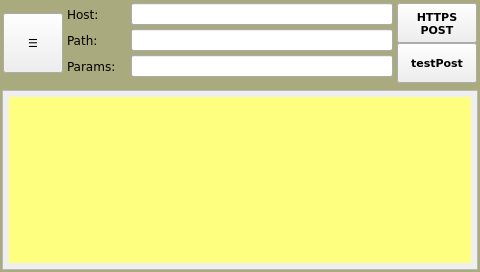
<?xml version="1.0" encoding="UTF-8"?>
<ui version="4.0">
 <class>page100</class>
 <widget class="QWidget" name="page100">
  <property name="geometry">
   <rect>
    <x>0</x>
    <y>0</y>
    <width>480</width>
    <height>272</height>
   </rect>
  </property>
  <property name="minimumSize">
   <size>
    <width>480</width>
    <height>272</height>
   </size>
  </property>
  <property name="maximumSize">
   <size>
    <width>480</width>
    <height>272</height>
   </size>
  </property>
  <property name="windowTitle">
   <string>page100</string>
  </property>
  <property name="styleSheet">
   <string notr="true">QWidget#page100
{
background-color: rgb(170, 170, 127);
}</string>
  </property>
  <layout class="QVBoxLayout" name="verticalLayout_2">
   <property name="margin">
    <number>2</number>
   </property>
   <item>
    <layout class="QHBoxLayout" name="horizontalLayout_2">
     <property name="spacing">
      <number>4</number>
     </property>
     <property name="margin">
      <number>1</number>
     </property>
     <item>
      <widget class="ATCMbutton" name="atcmButton">
       <property name="sizePolicy">
        <sizepolicy hsizetype="Fixed" vsizetype="Fixed">
         <horstretch>0</horstretch>
         <verstretch>0</verstretch>
        </sizepolicy>
       </property>
       <property name="maximumSize">
        <size>
         <width>60</width>
         <height>60</height>
        </size>
       </property>
       <property name="font">
        <font>
         <family>DejaVu Sans</family>
         <pointsize>8</pointsize>
        </font>
       </property>
       <property name="toolTip">
        <string/>
       </property>
       <property name="whatsThis">
        <string>ATCMbutton widget</string>
       </property>
       <property name="pageName">
        <string notr="true">menu</string>
       </property>
       <property name="statusvar">
        <string notr="true"/>
       </property>
       <property name="viewStatus">
        <bool>false</bool>
       </property>
       <property name="visibilityVar">
        <string notr="true"/>
       </property>
       <property name="text">
        <string>☰</string>
       </property>
       <property name="pressText">
        <string>☰</string>
       </property>
       <property name="borderWidth">
        <number>1</number>
       </property>
       <property name="borderRadius">
        <number>10</number>
       </property>
       <property name="apparence">
        <enum>QFrame::Raised</enum>
       </property>
      </widget>
     </item>
     <item>
      <layout class="QFormLayout" name="formLayout">
       <item row="0" column="0">
        <widget class="QLabel" name="label">
         <property name="minimumSize">
          <size>
           <width>60</width>
           <height>0</height>
          </size>
         </property>
         <property name="font">
          <font>
           <family>DejaVu Sans</family>
           <pointsize>9</pointsize>
          </font>
         </property>
         <property name="text">
          <string>Host:</string>
         </property>
         <property name="alignment">
          <set>Qt::AlignLeading|Qt::AlignLeft|Qt::AlignVCenter</set>
         </property>
         <property name="indent">
          <number>0</number>
         </property>
        </widget>
       </item>
       <item row="0" column="1">
        <widget class="QLineEdit" name="theHostLineEdit">
         <property name="font">
          <font>
           <family>DejaVu Sans Mono</family>
           <pointsize>8</pointsize>
          </font>
         </property>
        </widget>
       </item>
       <item row="1" column="0">
        <widget class="QLabel" name="label_2">
         <property name="minimumSize">
          <size>
           <width>60</width>
           <height>0</height>
          </size>
         </property>
         <property name="font">
          <font>
           <family>DejaVu Sans</family>
           <pointsize>9</pointsize>
          </font>
         </property>
         <property name="text">
          <string>Path:</string>
         </property>
         <property name="alignment">
          <set>Qt::AlignLeading|Qt::AlignLeft|Qt::AlignVCenter</set>
         </property>
         <property name="indent">
          <number>0</number>
         </property>
        </widget>
       </item>
       <item row="1" column="1">
        <widget class="QLineEdit" name="thePathLineEdit">
         <property name="font">
          <font>
           <family>DejaVu Sans Mono</family>
           <pointsize>8</pointsize>
          </font>
         </property>
        </widget>
       </item>
       <item row="2" column="0">
        <widget class="QLabel" name="label_3">
         <property name="minimumSize">
          <size>
           <width>60</width>
           <height>0</height>
          </size>
         </property>
         <property name="font">
          <font>
           <family>DejaVu Sans</family>
           <pointsize>9</pointsize>
          </font>
         </property>
         <property name="text">
          <string>Params:</string>
         </property>
         <property name="alignment">
          <set>Qt::AlignLeading|Qt::AlignLeft|Qt::AlignVCenter</set>
         </property>
         <property name="indent">
          <number>0</number>
         </property>
        </widget>
       </item>
       <item row="2" column="1">
        <widget class="QLineEdit" name="theParamsLineEdit">
         <property name="font">
          <font>
           <family>DejaVu Sans Mono</family>
           <pointsize>8</pointsize>
          </font>
         </property>
        </widget>
       </item>
      </layout>
     </item>
     <item>
      <layout class="QVBoxLayout" name="verticalLayout">
       <property name="spacing">
        <number>0</number>
       </property>
       <item>
        <widget class="QPushButton" name="pushButtonQProcess">
         <property name="minimumSize">
          <size>
           <width>80</width>
           <height>40</height>
          </size>
         </property>
         <property name="font">
          <font>
           <family>DejaVu Sans</family>
           <pointsize>8</pointsize>
           <weight>75</weight>
           <bold>true</bold>
          </font>
         </property>
         <property name="text">
          <string>HTTPS
POST</string>
         </property>
         <property name="flat">
          <bool>false</bool>
         </property>
        </widget>
       </item>
       <item>
        <widget class="QPushButton" name="pushButtonShell">
         <property name="minimumSize">
          <size>
           <width>80</width>
           <height>40</height>
          </size>
         </property>
         <property name="font">
          <font>
           <family>DejaVu Sans</family>
           <pointsize>8</pointsize>
           <weight>75</weight>
           <bold>true</bold>
          </font>
         </property>
         <property name="text">
          <string>testPost</string>
         </property>
         <property name="flat">
          <bool>false</bool>
         </property>
        </widget>
       </item>
      </layout>
     </item>
    </layout>
   </item>
   <item>
    <widget class="QScrollArea" name="scrollArea">
     <property name="sizePolicy">
      <sizepolicy hsizetype="MinimumExpanding" vsizetype="MinimumExpanding">
       <horstretch>0</horstretch>
       <verstretch>0</verstretch>
      </sizepolicy>
     </property>
     <property name="widgetResizable">
      <bool>true</bool>
     </property>
     <widget class="QWidget" name="scrollAreaWidgetContents">
      <property name="geometry">
       <rect>
        <x>0</x>
        <y>0</y>
        <width>474</width>
        <height>176</height>
       </rect>
      </property>
      <layout class="QHBoxLayout" name="horizontalLayout">
       <property name="margin">
        <number>6</number>
       </property>
       <item>
        <widget class="QLabel" name="theResultLabel">
         <property name="font">
          <font>
           <family>DejaVu Sans Mono</family>
           <pointsize>8</pointsize>
          </font>
         </property>
         <property name="styleSheet">
          <string notr="true">background-color: rgb(255, 255, 127);</string>
         </property>
         <property name="text">
          <string>&lt;output&gt;
</string>
         </property>
         <property name="scaledContents">
          <bool>false</bool>
         </property>
         <property name="alignment">
          <set>Qt::AlignLeading|Qt::AlignLeft|Qt::AlignTop</set>
         </property>
         <property name="wordWrap">
          <bool>true</bool>
         </property>
        </widget>
       </item>
      </layout>
     </widget>
    </widget>
   </item>
  </layout>
 </widget>
 <customwidgets>
  <customwidget>
   <class>ATCMbutton</class>
   <extends>QPushButton</extends>
   <header>atcmplugin.h</header>
  </customwidget>
 </customwidgets>
 <resources/>
 <connections>
  <connection>
   <sender>atcmButton</sender>
   <signal>newPage(const char*,bool)</signal>
   <receiver>page100</receiver>
   <slot>goto_page(const char*,bool)</slot>
   <hints>
    <hint type="sourcelabel">
     <x>20</x>
     <y>20</y>
    </hint>
    <hint type="destinationlabel">
     <x>20</x>
     <y>20</y>
    </hint>
   </hints>
  </connection>
 </connections>
 <slots>
  <slot>goto_page(const char*,bool)</slot>
 </slots>
</ui>
